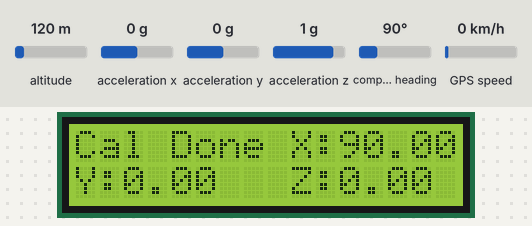
A sketch run on a simulated Arduino Uno, built with avr-gcc and run on an emulated ATmega328P. Shown: 16×2 character LCD. The inputs (shaded band) are chosen by the test bench; at power-on: compass heading 90°, acceleration x 0 g, acceleration y 0 g, acceleration z 1 g, altitude 120 m, GPS speed 0 km/h. EEPROM starts erased; the GPS gets a fix after 3 s at 37.7749, -122.4194 with 8 satellites; what the sketch prints to the serial monitor is not drawn.

Above: at 3.4 s.
3.5 s: compass heading set to 7°
At 3.9 s:
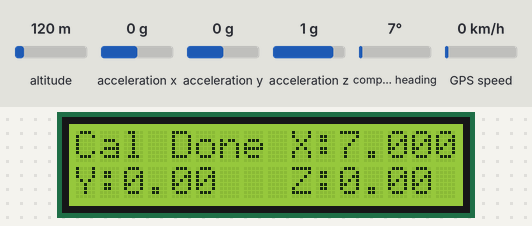
5.0 s: acceleration x set to -1.4 g
At 6.0 s:
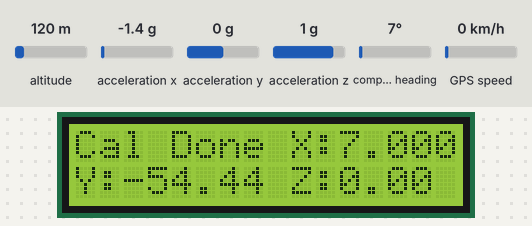
6.5 s: acceleration y set to -1.4 g
At 7.1 s:
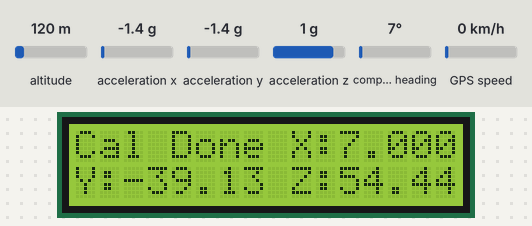
8.0 s: acceleration z set to -1.4 g
At 8.5 s:
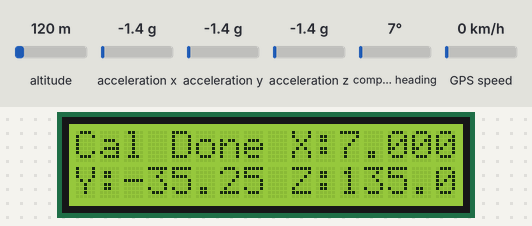
Timing chart, 0 to 10.5 s (numbered marks = the images above; inputs shaded):
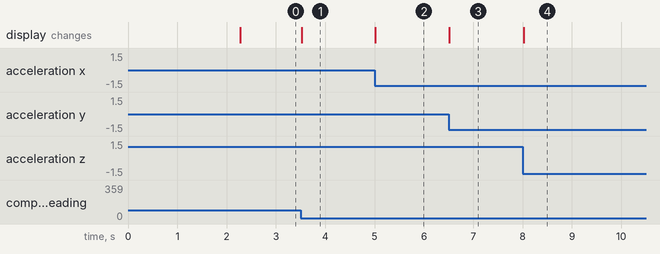

The sketch:

GroundStation_UNO_V5.ino
```cpp
/*
 * Author: Dylan Trafford (EE/CpE), Trevor Gahl (CpE), Gabe Gordon (MSGC MAP Student). Adapted from example code from Adafruit.com
 * Developed for use by MSGC BOREALIS Program
 * Date of Last Edit: 05/10/2016
 * Purpose: To transmit data from a GPS and IMU unit to a computer for ground station positional data.
 * Note: Sends comma seperated data lead by a '~'. When the recieving computer sees a tilda, it knows it is the beginning of the line.
 */

//Included Libraries (some libraries are imported even though they are included in the base packages)
#include <Adafruit_GPS.h>
#include <EEPROM.h>
#include <SoftwareSerial.h>
#include <Adafruit_Sensor.h>
#include <Adafruit_BNO055.h>
#include <LiquidCrystal.h>

//Defines (string replace constants)
#define BNO055_SAMPLERATE_DELAY_MS (100)                    //Set the delay between reading from the IMU, unused in this version
#define GPSECHO  false                                      //Display GPS data as read from the GPS in the Serial Monitor (dont do for actual use but good for debugging)

//Instance Initializations
Adafruit_BNO055 bno = Adafruit_BNO055(55);                  //Initializes an instance of the BNO055 called bno with an I2C address of 55
LiquidCrystal lcd(10,9,6,5,4,3);
SoftwareSerial mySerial(8, 7);                              //Initializes an instance of SoftwareSerial called mySerial with RX and TX on pins 8 and 7
Adafruit_GPS GPS(&mySerial);                                //Initializes an instance of Adafruit_GPS called GPS using the mySerial instance

//Global Intializations
boolean usingInterrupt = true;                              //Use an interrupt to parce GPS data (preferred to be true)
boolean calibrated = false;
int initial = false;

//Initialize interrupt
SIGNAL(TIMER0_COMPA_vect) {                                 // Interrupt is called once a millisecond, looks for any new GPS data, and stores it
        char c = GPS.read();
#ifdef UDR0
        if (GPSECHO)
                if (c) UDR0 = c;                            //UDRO is the register for the hardware serial module
#endif
}

void useInterrupt(boolean v) {                              //turns the interrupt(TIMER0_COMPA_vect) on or off based on the boolean passed to it
        if (v) {
                OCR0A = 0xAF;
                TIMSK0 |= _BV(OCIE0A);
        } else {
                TIMSK0 &= ~_BV(OCIE0A);
                usingInterrupt = false;
        }
}


void setup() {
        // put your setup code here, to run once:
        lcd.begin(16,2);
        Serial.begin(115200);  //Launches a serial connection with a 115200 baud rate

        GPS.begin(9600);                                    //Launches a software serial connection to the GPS at a baud rate of 9600
        delay(500);                                         //Wait for 0.5s
        GPS.sendCommand(PMTK_SET_NMEA_OUTPUT_RMCGGA);       //String formatting on the GPS
        GPS.sendCommand(PMTK_SET_NMEA_UPDATE_1HZ);          //GPS packet dump rate
        GPS.sendCommand(PGCMD_ANTENNA);
        useInterrupt(usingInterrupt);                       //Set to use or not use the interrupt for GPS parcing

        //============================================================================================================================
        //================================================== LAUNCH IMU ==============================================================
        //============================================================================================================================
        // Attempts to launch the IMU. If this fails, it will send serial messages to the computer which contain the GPS values with
        // all other fields as 0

        if(!bno.begin())                                    //Launches the IMU. It returns a true value if it successfully launches.
        {
                /* There was a problem detecting the BNO055 ... check your connections */
                //Serial.print("Ooops, no BNO055 detected ... Check your wiring or I2C ADDR!");
                while(1) {
                  //Still print the GPS values even if IMU is not in use
                  Serial.print("~");
                  Serial.print(",");
                  Serial.print(GPS.latitudeDegrees,7);
                  Serial.print(",");
                  Serial.print(GPS.longitudeDegrees,7);
                  Serial.print(",");
                  Serial.print(GPS.altitude *3.2808);
                  Serial.print(",");
                  Serial.print(0,2);
                  Serial.print(",");
                  Serial.print(0,2);
                  Serial.print(",");
                  Serial.print(0,2);
                  Serial.print(",");
                  Serial.print(0);
                  Serial.print(",");
                  Serial.print(0);
                  Serial.print(",");
                  Serial.print(0);
                  Serial.print(",");
                  Serial.println(0);
                  delay(BNO055_SAMPLERATE_DELAY_MS);

                  if (!usingInterrupt)
                  {                                //If interrupt is not being used, the GPS data needs to be checked for parse here.
                          char c = GPS.read();
                          if (GPSECHO)
                                  if (c) Serial.print(c);
                  }
                  if (GPS.newNMEAreceived()) {                          //If data is new, parse it!

                          if (!GPS.parse(GPS.lastNMEA()))
                                  return;
                  }
               }
        }

        //============================================================================================================================
        //================================================== INIT IMU FIELDS =========================================================
        //============================================================================================================================
        int eeAddress = 0;                                                 //Initialize EEPROM address and calibration state
        long bnoID;                                                        //Initialize variable for BNO055
        bool foundCalib = false;                                           //Initialize variable to check if calibration data exists
        EEPROM.get(eeAddress,bnoID);                                       //Initialize EEPROM
        sensor_t sensor;                                                   //Create enum types for sensor and calibration offsets
        adafruit_bno055_offsets_t calibrationData;
        uint8_t system,gyro,accel,mag;                      //Create local variables gyro, accel, mag
        system = gyro = accel = mag = 0;                    //Initialize them to zeros

        // CHECK FOR PREVIOUS CALIBRATION DATA
        // Currently commented/disabled to check for calibration accuracy
        bno.getSensor(&sensor);                                            //Check for previous calibration data
//        if(bnoID != sensor.sensor_id)
//        {
//                //Serial.println("\nNo Calibration Data for this sensor exists in EEPROM");
//                delay(500);
//        }
//        else                                                               //If it does, load calibration data and store in sensor from $50-$6A
//        {
//                //Serial.println("\nFound Calibration for this sensor in EEPROM.");
//                eeAddress += sizeof(long);
//                EEPROM.get(eeAddress,calibrationData);
//                //displaySensorOffsets(calibrationData);
//                //Serial.println("\n\nRestoring Calibration data to the BNO055...");
//                bno.setSensorOffsets(calibrationData);
//                //Serial.println("\n\nCalibration data loaded into BNO055");
//                foundCalib = true;
//        }

        delay(1000);                                                       //Short delay after
        bno.setExtCrystalUse(true);
        //============================================================================================================================
        //================================================== IMU CALIBRATION =========================================================
        //============================================================================================================================
        // Attempts to launch the IMU. If this fails, it will send serial messages to the computer which contain the GPS values with
        // all other fields as 0
        sensors_event_t event;
        bno.getEvent(&event);
        bno.getCalibration(&system,&gyro,&accel,&mag);
        if (foundCalib) {
                lcd.clear();
                lcd.setCursor(0,0);
                lcd.print("Move sensor to");
                lcd.setCursor(0,1);
                lcd.print("calibrate magnetometers");
                while (!bno.isFullyCalibrated())
                {
                        bno.getEvent(&event);
                        Serial.print("~");
                        Serial.print(",");
                        Serial.print(GPS.latitudeDegrees,7);
                        Serial.print(",");
                        Serial.print(GPS.longitudeDegrees,7);
                        Serial.print(",");
                        Serial.print(GPS.altitude *3.2808);
                        Serial.print(",");
                        Serial.print(event.orientation.x,2);
                        Serial.print(",");
                        Serial.print(event.orientation.y,2);
                        Serial.print(",");
                        Serial.print(event.orientation.z,2);
                        Serial.print(",");
                        Serial.print(system);
                        Serial.print(",");
                        Serial.print(gyro);
                        Serial.print(",");
                        Serial.print(accel);
                        Serial.print(",");
                        Serial.println(mag);
                        delay(BNO055_SAMPLERATE_DELAY_MS);
                }
        }
        // If no calibration data, calibrate sensor
        else
        {
                lcd.clear();
                lcd.setCursor(0,0);
                lcd.print("Please Calibrate");
                lcd.setCursor(0,1);
                lcd.print("Sensor: ");
                lcd.clear();
                while (!bno.isFullyCalibrated())
                {
                        uint8_t system,gyro,accel,mag;                //Create local variables gyro, accel, mag
                        system = gyro = accel = mag = 0;              //Initialize them to zeros
                        bno.getCalibration(&system,&gyro,&accel,&mag); //Read the calibration values from the IMU
                        bno.getEvent(&event);

                        //Serial.print("X: ");
                        //Serial.print(event.orientation.x, 4);
                        //Serial.print("\tY: ");
                        //Serial.print(event.orientation.y, 4);
                        //Serial.print("\tZ: ");
                        //Serial.print(event.orientation.z, 4);
                        Serial.print("~");
                        Serial.print(",");
                        Serial.print(GPS.latitudeDegrees,7);
                        Serial.print(",");
                        Serial.print(GPS.longitudeDegrees,7);
                        Serial.print(",");
                        Serial.print(GPS.altitude *3.2808);
                        Serial.print(",");
                        Serial.print(event.orientation.x,2);
                        Serial.print(",");
                        Serial.print(event.orientation.y,2);
                        Serial.print(",");
                        Serial.print(event.orientation.z,2);
                        Serial.print(",");
                        Serial.print(system);
                        Serial.print(",");
                        Serial.print(gyro);
                        Serial.print(",");
                        Serial.print(accel);
                        Serial.print(",");
                        Serial.println(mag);
                        lcd.setCursor(0,0);
                        lcd.print("Calibrating...");                              //Will continually read calibration values until "calibrated" is set to true
                        lcd.setCursor(0,1);
                        lcd.print("S:");
                        lcd.print(system,DEC);
                        lcd.print(" G:");
                        lcd.print(gyro,DEC);
                        lcd.print(" A:");
                        lcd.print(accel,DEC);
                        lcd.print(" M:");
                        lcd.print(mag,DEC);

                        if (!usingInterrupt)
                        {                                //If interrupt is not being used, the GPS data needs to be checked for parse here.
                                char c = GPS.read();
                                if (GPSECHO)
                                        if (c) Serial.print(c);
                        }
                        if (GPS.newNMEAreceived()) {                          //If data is new, parse it!

                                if (!GPS.parse(GPS.lastNMEA()))
                                        return;
                        }

                        delay(BNO055_SAMPLERATE_DELAY_MS);
                }
        }

        //Serial.println("\nFully calibrated!");
        //Serial.println("--------------------------------");
        //Serial.println("Calibration Results: ");

        adafruit_bno055_offsets_t newCalib;
        bno.getSensorOffsets(newCalib);
        //displaySensorOffsets(newCalib);

        //Serial.println("\n\nStoring calibration data to EEPROM...");

        eeAddress = 0;
        bno.getSensor(&sensor);
        bnoID = sensor.sensor_id;
        EEPROM.put(eeAddress,bnoID);
        eeAddress += sizeof(long);
        EEPROM.put(eeAddress,newCalib);

        //Serial.println("Data stored to EEPROM.");
        //Serial.println("\n--------------------------------\n");
        delay(500);

        bno.setMode(bno.OPERATION_MODE_NDOF);
        bno.setExtCrystalUse(true);                          //Use the external clock in the IMU (true for better accuracy)
        delay(100);                                         //Wait for 0.1s
        lcd.clear();
}

//============================================================================================================================
//================================================== OPERATION ===============================================================
//============================================================================================================================
// Continously sends updated GPS and IMU info, updating LCD display to match
void loop() {
        //  lcd.setCursor(0,1);                                               //Main code, loops continuously
        float x,y,z;
        imu::Vector<3> euler = bno.getVector(Adafruit_BNO055::VECTOR_EULER);
        x = euler.x();                                                //Creates Euler Vectors for the x, y, and z axis
        y = euler.y();
        z = euler.z();
        sensors_event_t event;                              //Create a new local event instance.... called event


        //Get IMU position
        uint8_t system,gyro,accel,mag;                      //Create local variables gyro, accel, mag
        system = gyro = accel = mag = 0;                    //Initialize them to zeros
        if(calibrated == false) {
                bno.getCalibration(&system,&gyro,&accel,&mag); //Read the calibration values from the IMU
                bno.getEvent(&event);

                Serial.print("~");
                Serial.print(",");
                Serial.print(GPS.latitudeDegrees,7);
                Serial.print(",");
                Serial.print(GPS.longitudeDegrees,7);
                Serial.print(",");
                Serial.print(GPS.altitude *3.2808);
                Serial.print(",");
                Serial.print(event.orientation.x,2);
                Serial.print(",");
                Serial.print(event.orientation.y,2);
                Serial.print(",");
                Serial.print(event.orientation.z,2);
                Serial.print(",");
                Serial.print(system);
                Serial.print(",");
                Serial.print(gyro);
                Serial.print(",");
                Serial.print(accel);
                Serial.print(",");
                Serial.println(mag);

                lcd.setCursor(0,0);
                lcd.print("Cal Done");
                lcd.setCursor(8,0);
                lcd.print(" X:");
                lcd.setCursor(11,0);
                lcd.print(x);
                lcd.setCursor(0,1);
                lcd.print("Y:");
                lcd.setCursor(2,1);//3,1
                lcd.print(y);
                lcd.setCursor(8,1);
                lcd.print(" Z:");
                lcd.setCursor(11,1);
                lcd.print(z);
        }
        if (!usingInterrupt)
        {                                //If interrupt is not being used, the GPS data needs to be checked for parse here.
                char c = GPS.read();
                if (GPSECHO)
                        if (c) Serial.print(c);
        }
        if (GPS.newNMEAreceived()) {                          //If data is new, parse it!

                if (!GPS.parse(GPS.lastNMEA()))
                        return;
        }
}
```

Measured:
- after the input at 3.5 s, the display: changes at once (image 1)
- after the input at 5.0 s, the display: changes at once (image 2)
- after the input at 6.5 s, the display: changes at once (image 3)
- after the input at 8.0 s, the display: changes at once (image 4)
